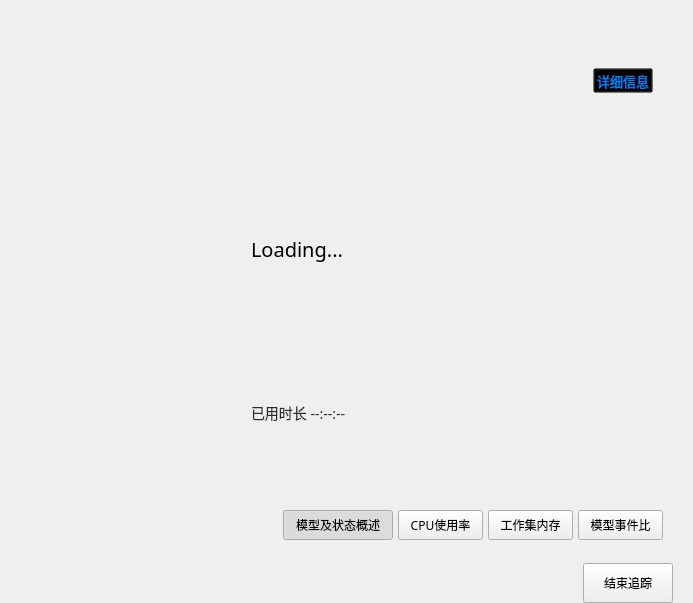
<?xml version="1.0" encoding="UTF-8"?>
<ui version="4.0">
 <class>ModelView</class>
 <widget class="QWidget" name="ModelView">
  <property name="geometry">
   <rect>
    <x>0</x>
    <y>0</y>
    <width>693</width>
    <height>603</height>
   </rect>
  </property>
  <property name="windowTitle">
   <string>ModelView</string>
  </property>
  <property name="styleSheet">
   <string notr="true"/>
  </property>
  <layout class="QVBoxLayout" name="verticalLayout_2">
   <property name="spacing">
    <number>10</number>
   </property>
   <property name="leftMargin">
    <number>10</number>
   </property>
   <property name="topMargin">
    <number>0</number>
   </property>
   <property name="rightMargin">
    <number>20</number>
   </property>
   <property name="bottomMargin">
    <number>0</number>
   </property>
   <item>
    <widget class="QWidget" name="widget_info" native="true">
     <property name="minimumSize">
      <size>
       <width>0</width>
       <height>120</height>
      </size>
     </property>
     <property name="maximumSize">
      <size>
       <width>16777215</width>
       <height>120</height>
      </size>
     </property>
     <property name="styleSheet">
      <string notr="true"/>
     </property>
     <layout class="QGridLayout" name="gridLayout">
      <property name="leftMargin">
       <number>20</number>
      </property>
      <property name="topMargin">
       <number>20</number>
      </property>
      <property name="rightMargin">
       <number>20</number>
      </property>
      <property name="bottomMargin">
       <number>20</number>
      </property>
      <property name="horizontalSpacing">
       <number>20</number>
      </property>
      <property name="verticalSpacing">
       <number>0</number>
      </property>
      <item row="0" column="0" rowspan="2">
       <widget class="QLabel" name="label_info_icon">
        <property name="minimumSize">
         <size>
          <width>70</width>
          <height>70</height>
         </size>
        </property>
        <property name="maximumSize">
         <size>
          <width>70</width>
          <height>70</height>
         </size>
        </property>
        <property name="text">
         <string/>
        </property>
        <property name="scaledContents">
         <bool>true</bool>
        </property>
       </widget>
      </item>
      <item row="0" column="1" colspan="2">
       <widget class="QLabel" name="label_info_name">
        <property name="minimumSize">
         <size>
          <width>0</width>
          <height>30</height>
         </size>
        </property>
        <property name="maximumSize">
         <size>
          <width>16777215</width>
          <height>30</height>
         </size>
        </property>
        <property name="font">
         <font>
          <family>Microsoft YaHei</family>
          <pointsize>-1</pointsize>
         </font>
        </property>
        <property name="styleSheet">
         <string notr="true">QLabel
{
	font-size: 20px;
	color: white;
}</string>
        </property>
        <property name="text">
         <string/>
        </property>
        <property name="textInteractionFlags">
         <set>Qt::NoTextInteraction</set>
        </property>
       </widget>
      </item>
      <item row="1" column="1">
       <widget class="QLabel" name="label_info_path">
        <property name="minimumSize">
         <size>
          <width>0</width>
          <height>25</height>
         </size>
        </property>
        <property name="maximumSize">
         <size>
          <width>16777215</width>
          <height>25</height>
         </size>
        </property>
        <property name="font">
         <font>
          <family>Microsoft YaHei</family>
          <pointsize>-1</pointsize>
         </font>
        </property>
        <property name="styleSheet">
         <string notr="true">QLabel
{
	font-size: 13px;
	color: lightgray;
}</string>
        </property>
        <property name="text">
         <string/>
        </property>
       </widget>
      </item>
      <item row="1" column="2">
       <widget class="QPushButton" name="pushButton_detail">
        <property name="minimumSize">
         <size>
          <width>60</width>
          <height>25</height>
         </size>
        </property>
        <property name="maximumSize">
         <size>
          <width>60</width>
          <height>25</height>
         </size>
        </property>
        <property name="font">
         <font>
          <family>Microsoft YaHei</family>
          <pointsize>-1</pointsize>
         </font>
        </property>
        <property name="cursor">
         <cursorShape>PointingHandCursor</cursorShape>
        </property>
        <property name="styleSheet">
         <string notr="true">QPushButton{color:#0082FF;background:transparent;font-size:13px;}
QPushButton:hover{color:#1F93FF;background:transparent;font-size:13px;}
QPushButton:pressed{color:#007EF5;background:transparent;font-size:13px;}</string>
        </property>
        <property name="text">
         <string>详细信息</string>
        </property>
       </widget>
      </item>
     </layout>
    </widget>
   </item>
   <item>
    <widget class="QWidget" name="widget_data" native="true">
     <layout class="QVBoxLayout" name="verticalLayout">
      <property name="spacing">
       <number>0</number>
      </property>
      <property name="leftMargin">
       <number>10</number>
      </property>
      <property name="topMargin">
       <number>10</number>
      </property>
      <property name="rightMargin">
       <number>10</number>
      </property>
      <property name="bottomMargin">
       <number>10</number>
      </property>
      <item>
       <widget class="QStackedWidget" name="stackedWidget_data_view">
        <property name="styleSheet">
         <string notr="true"/>
        </property>
        <property name="currentIndex">
         <number>0</number>
        </property>
        <widget class="QWidget" name="page_state">
         <layout class="QGridLayout" name="gridLayout_2">
          <property name="leftMargin">
           <number>0</number>
          </property>
          <property name="topMargin">
           <number>0</number>
          </property>
          <property name="rightMargin">
           <number>0</number>
          </property>
          <property name="bottomMargin">
           <number>0</number>
          </property>
          <property name="spacing">
           <number>0</number>
          </property>
          <item row="0" column="0">
           <widget class="QWidget" name="widget_pstate_container" native="true">
            <property name="minimumSize">
             <size>
              <width>600</width>
              <height>200</height>
             </size>
            </property>
            <property name="maximumSize">
             <size>
              <width>600</width>
              <height>200</height>
             </size>
            </property>
            <layout class="QGridLayout" name="gridLayout_3" rowstretch="0,1,0">
             <property name="leftMargin">
              <number>0</number>
             </property>
             <property name="topMargin">
              <number>0</number>
             </property>
             <property name="rightMargin">
              <number>0</number>
             </property>
             <property name="bottomMargin">
              <number>0</number>
             </property>
             <property name="spacing">
              <number>10</number>
             </property>
             <item row="0" column="0" rowspan="3">
              <widget class="QLabel" name="label_pstate_ani">
               <property name="minimumSize">
                <size>
                 <width>200</width>
                 <height>200</height>
                </size>
               </property>
               <property name="maximumSize">
                <size>
                 <width>200</width>
                 <height>200</height>
                </size>
               </property>
               <property name="text">
                <string/>
               </property>
              </widget>
             </item>
             <item row="0" column="1">
              <widget class="QLabel" name="label_pstate_text">
               <property name="minimumSize">
                <size>
                 <width>0</width>
                 <height>50</height>
                </size>
               </property>
               <property name="maximumSize">
                <size>
                 <width>16777215</width>
                 <height>50</height>
                </size>
               </property>
               <property name="font">
                <font>
                 <family>Microsoft YaHei</family>
                 <pointsize>-1</pointsize>
                </font>
               </property>
               <property name="styleSheet">
                <string notr="true">#label_pstate_text{font-size: 20px;}</string>
               </property>
               <property name="text">
                <string>Loading...</string>
               </property>
              </widget>
             </item>
             <item row="1" column="1">
              <widget class="QWidget" name="widget_pstate_items" native="true"/>
             </item>
             <item row="2" column="1">
              <widget class="QLabel" name="label_pstate_elapsedtime">
               <property name="font">
                <font>
                 <family>Microsoft YaHei</family>
                 <pointsize>-1</pointsize>
                </font>
               </property>
               <property name="styleSheet">
                <string notr="true">QLabel
{
	font-size: 14px;
	color: #2c2c2c;
}</string>
               </property>
               <property name="text">
                <string>已用时长 --:--:--</string>
               </property>
              </widget>
             </item>
            </layout>
           </widget>
          </item>
         </layout>
        </widget>
        <widget class="QWidget" name="page_cpu">
         <layout class="QGridLayout" name="gridLayout_4" rowstretch="0,1" columnstretch="0,0,1">
          <property name="leftMargin">
           <number>10</number>
          </property>
          <property name="topMargin">
           <number>10</number>
          </property>
          <property name="rightMargin">
           <number>10</number>
          </property>
          <property name="bottomMargin">
           <number>10</number>
          </property>
          <property name="spacing">
           <number>10</number>
          </property>
          <item row="0" column="0">
           <widget class="QLabel" name="label_pcpu_icon">
            <property name="minimumSize">
             <size>
              <width>30</width>
              <height>30</height>
             </size>
            </property>
            <property name="maximumSize">
             <size>
              <width>30</width>
              <height>30</height>
             </size>
            </property>
            <property name="text">
             <string/>
            </property>
            <property name="pixmap">
             <pixmap>:/AnimismAI/Resource/icon_cpu.png</pixmap>
            </property>
            <property name="scaledContents">
             <bool>true</bool>
            </property>
           </widget>
          </item>
          <item row="0" column="1" colspan="2">
           <widget class="QLabel" name="label_pcpu_text">
            <property name="minimumSize">
             <size>
              <width>0</width>
              <height>30</height>
             </size>
            </property>
            <property name="maximumSize">
             <size>
              <width>16777215</width>
              <height>30</height>
             </size>
            </property>
            <property name="font">
             <font>
              <family>Microsoft YaHei</family>
              <pointsize>-1</pointsize>
             </font>
            </property>
            <property name="styleSheet">
             <string notr="true">QLabel{font-size: 20px;}</string>
            </property>
            <property name="text">
             <string>中央处理器(未知型号)</string>
            </property>
           </widget>
          </item>
          <item row="1" column="0" colspan="2">
           <layout class="QVBoxLayout" name="verticalLayout_3">
            <property name="spacing">
             <number>0</number>
            </property>
            <item>
             <widget class="QLabel" name="label_pcpu_value">
              <property name="minimumSize">
               <size>
                <width>120</width>
                <height>50</height>
               </size>
              </property>
              <property name="maximumSize">
               <size>
                <width>120</width>
                <height>50</height>
               </size>
              </property>
              <property name="font">
               <font>
                <family>Microsoft YaHei</family>
                <pointsize>-1</pointsize>
                <weight>50</weight>
                <bold>false</bold>
               </font>
              </property>
              <property name="styleSheet">
               <string notr="true">QLabel{font-size: 19px;}</string>
              </property>
              <property name="text">
               <string>--</string>
              </property>
              <property name="alignment">
               <set>Qt::AlignCenter</set>
              </property>
             </widget>
            </item>
            <item>
             <widget class="QLabel" name="label_pcpu_suffix">
              <property name="minimumSize">
               <size>
                <width>0</width>
                <height>30</height>
               </size>
              </property>
              <property name="maximumSize">
               <size>
                <width>16777215</width>
                <height>30</height>
               </size>
              </property>
              <property name="font">
               <font>
                <family>Microsoft YaHei</family>
                <pointsize>-1</pointsize>
               </font>
              </property>
              <property name="styleSheet">
               <string notr="true">QLabel{font-size: 19px;}</string>
              </property>
              <property name="text">
               <string>%</string>
              </property>
              <property name="alignment">
               <set>Qt::AlignCenter</set>
              </property>
             </widget>
            </item>
            <item>
             <spacer name="verticalSpacer">
              <property name="orientation">
               <enum>Qt::Vertical</enum>
              </property>
              <property name="sizeHint" stdset="0">
               <size>
                <width>58</width>
                <height>178</height>
               </size>
              </property>
             </spacer>
            </item>
           </layout>
          </item>
          <item row="1" column="2">
           <widget class="QChartView" name="graphicsView_pcpu_chart">
            <property name="frameShape">
             <enum>QFrame::NoFrame</enum>
            </property>
           </widget>
          </item>
         </layout>
        </widget>
        <widget class="QWidget" name="page_ram">
         <layout class="QGridLayout" name="gridLayout_5" rowstretch="0,1" columnstretch="0,0,1">
          <property name="leftMargin">
           <number>10</number>
          </property>
          <property name="topMargin">
           <number>10</number>
          </property>
          <property name="rightMargin">
           <number>10</number>
          </property>
          <property name="bottomMargin">
           <number>10</number>
          </property>
          <property name="spacing">
           <number>10</number>
          </property>
          <item row="0" column="0">
           <widget class="QLabel" name="label_pram_icon">
            <property name="minimumSize">
             <size>
              <width>30</width>
              <height>30</height>
             </size>
            </property>
            <property name="maximumSize">
             <size>
              <width>30</width>
              <height>30</height>
             </size>
            </property>
            <property name="text">
             <string/>
            </property>
            <property name="pixmap">
             <pixmap>:/AnimismAI/Resource/icon_ram.png</pixmap>
            </property>
            <property name="scaledContents">
             <bool>true</bool>
            </property>
           </widget>
          </item>
          <item row="0" column="1" colspan="2">
           <widget class="QLabel" name="label_pram_text">
            <property name="minimumSize">
             <size>
              <width>0</width>
              <height>30</height>
             </size>
            </property>
            <property name="maximumSize">
             <size>
              <width>16777215</width>
              <height>30</height>
             </size>
            </property>
            <property name="font">
             <font>
              <family>Microsoft YaHei</family>
              <pointsize>-1</pointsize>
             </font>
            </property>
            <property name="styleSheet">
             <string notr="true">QLabel{font-size: 20px;}</string>
            </property>
            <property name="text">
             <string>工作集内存(RAM)</string>
            </property>
           </widget>
          </item>
          <item row="1" column="0" colspan="2">
           <layout class="QVBoxLayout" name="verticalLayout_4">
            <property name="spacing">
             <number>0</number>
            </property>
            <item>
             <widget class="QLabel" name="label_pram_value">
              <property name="minimumSize">
               <size>
                <width>120</width>
                <height>50</height>
               </size>
              </property>
              <property name="maximumSize">
               <size>
                <width>120</width>
                <height>50</height>
               </size>
              </property>
              <property name="font">
               <font>
                <family>Microsoft YaHei</family>
                <pointsize>-1</pointsize>
                <weight>50</weight>
                <bold>false</bold>
               </font>
              </property>
              <property name="styleSheet">
               <string notr="true">QLabel{font-size: 19px;}</string>
              </property>
              <property name="text">
               <string>--</string>
              </property>
              <property name="alignment">
               <set>Qt::AlignCenter</set>
              </property>
             </widget>
            </item>
            <item>
             <widget class="QLabel" name="label_pram_suffix">
              <property name="minimumSize">
               <size>
                <width>0</width>
                <height>30</height>
               </size>
              </property>
              <property name="maximumSize">
               <size>
                <width>16777215</width>
                <height>30</height>
               </size>
              </property>
              <property name="font">
               <font>
                <family>Microsoft YaHei</family>
                <pointsize>-1</pointsize>
               </font>
              </property>
              <property name="styleSheet">
               <string notr="true">QLabel{font-size: 19px;}</string>
              </property>
              <property name="text">
               <string>K</string>
              </property>
              <property name="alignment">
               <set>Qt::AlignCenter</set>
              </property>
             </widget>
            </item>
            <item>
             <spacer name="verticalSpacer_2">
              <property name="orientation">
               <enum>Qt::Vertical</enum>
              </property>
              <property name="sizeHint" stdset="0">
               <size>
                <width>88</width>
                <height>201</height>
               </size>
              </property>
             </spacer>
            </item>
           </layout>
          </item>
          <item row="1" column="2">
           <widget class="QChartView" name="graphicsView_pram_chart">
            <property name="frameShape">
             <enum>QFrame::NoFrame</enum>
            </property>
           </widget>
          </item>
         </layout>
        </widget>
        <widget class="QWidget" name="page_event">
         <layout class="QGridLayout" name="gridLayout_6" rowstretch="0,1" columnstretch="0,0,1">
          <property name="leftMargin">
           <number>10</number>
          </property>
          <property name="topMargin">
           <number>10</number>
          </property>
          <property name="rightMargin">
           <number>10</number>
          </property>
          <property name="bottomMargin">
           <number>10</number>
          </property>
          <property name="spacing">
           <number>10</number>
          </property>
          <item row="0" column="0">
           <widget class="QLabel" name="label_pevent_icon">
            <property name="minimumSize">
             <size>
              <width>30</width>
              <height>30</height>
             </size>
            </property>
            <property name="maximumSize">
             <size>
              <width>30</width>
              <height>30</height>
             </size>
            </property>
            <property name="text">
             <string/>
            </property>
            <property name="pixmap">
             <pixmap>:/AnimismAI/Resource/icon_count.png</pixmap>
            </property>
            <property name="scaledContents">
             <bool>true</bool>
            </property>
           </widget>
          </item>
          <item row="0" column="1" colspan="2">
           <widget class="QLabel" name="label_pevent_text">
            <property name="minimumSize">
             <size>
              <width>0</width>
              <height>30</height>
             </size>
            </property>
            <property name="maximumSize">
             <size>
              <width>16777215</width>
              <height>30</height>
             </size>
            </property>
            <property name="font">
             <font>
              <family>Microsoft YaHei</family>
              <pointsize>-1</pointsize>
             </font>
            </property>
            <property name="styleSheet">
             <string notr="true">QLabel{font-size: 20px;}</string>
            </property>
            <property name="text">
             <string>Animism Engine 事件采集记录器</string>
            </property>
           </widget>
          </item>
          <item row="1" column="0" colspan="2">
           <layout class="QVBoxLayout" name="verticalLayout_5">
            <property name="spacing">
             <number>0</number>
            </property>
            <item>
             <widget class="QLabel" name="label_pevent_value">
              <property name="minimumSize">
               <size>
                <width>120</width>
                <height>50</height>
               </size>
              </property>
              <property name="maximumSize">
               <size>
                <width>120</width>
                <height>50</height>
               </size>
              </property>
              <property name="font">
               <font>
                <family>Microsoft YaHei</family>
                <pointsize>-1</pointsize>
                <weight>50</weight>
                <bold>false</bold>
               </font>
              </property>
              <property name="styleSheet">
               <string notr="true">QLabel{font-size: 19px;}</string>
              </property>
              <property name="text">
               <string>--</string>
              </property>
              <property name="alignment">
               <set>Qt::AlignCenter</set>
              </property>
             </widget>
            </item>
            <item>
             <widget class="QLabel" name="label_pevent_suffix">
              <property name="minimumSize">
               <size>
                <width>0</width>
                <height>30</height>
               </size>
              </property>
              <property name="maximumSize">
               <size>
                <width>16777215</width>
                <height>30</height>
               </size>
              </property>
              <property name="font">
               <font>
                <family>Microsoft YaHei</family>
                <pointsize>-1</pointsize>
               </font>
              </property>
              <property name="styleSheet">
               <string notr="true">QLabel{font-size: 19px;}</string>
              </property>
              <property name="text">
               <string>次/秒</string>
              </property>
              <property name="alignment">
               <set>Qt::AlignCenter</set>
              </property>
             </widget>
            </item>
            <item>
             <spacer name="verticalSpacer_3">
              <property name="orientation">
               <enum>Qt::Vertical</enum>
              </property>
              <property name="sizeHint" stdset="0">
               <size>
                <width>20</width>
                <height>168</height>
               </size>
              </property>
             </spacer>
            </item>
           </layout>
          </item>
          <item row="1" column="2">
           <widget class="QChartView" name="graphicsView_pevent_chart">
            <property name="frameShape">
             <enum>QFrame::NoFrame</enum>
            </property>
           </widget>
          </item>
         </layout>
        </widget>
       </widget>
      </item>
      <item>
       <widget class="QWidget" name="widget" native="true">
        <property name="minimumSize">
         <size>
          <width>0</width>
          <height>35</height>
         </size>
        </property>
        <property name="maximumSize">
         <size>
          <width>16777215</width>
          <height>35</height>
         </size>
        </property>
        <layout class="QHBoxLayout" name="horizontalLayout_3">
         <property name="spacing">
          <number>5</number>
         </property>
         <property name="leftMargin">
          <number>0</number>
         </property>
         <property name="topMargin">
          <number>0</number>
         </property>
         <property name="rightMargin">
          <number>0</number>
         </property>
         <property name="bottomMargin">
          <number>0</number>
         </property>
         <item>
          <spacer name="horizontalSpacer">
           <property name="orientation">
            <enum>Qt::Horizontal</enum>
           </property>
           <property name="sizeHint" stdset="0">
            <size>
             <width>361</width>
             <height>20</height>
            </size>
           </property>
          </spacer>
         </item>
         <item>
          <widget class="IconButton" name="pushButton_state">
           <property name="minimumSize">
            <size>
             <width>110</width>
             <height>30</height>
            </size>
           </property>
           <property name="maximumSize">
            <size>
             <width>110</width>
             <height>30</height>
            </size>
           </property>
           <property name="font">
            <font>
             <family>Microsoft YaHei</family>
            </font>
           </property>
           <property name="cursor">
            <cursorShape>PointingHandCursor</cursorShape>
           </property>
           <property name="text">
            <string>模型及状态概述</string>
           </property>
           <property name="checkable">
            <bool>true</bool>
           </property>
           <property name="checked">
            <bool>true</bool>
           </property>
          </widget>
         </item>
         <item>
          <widget class="IconButton" name="pushButton_cpu">
           <property name="minimumSize">
            <size>
             <width>85</width>
             <height>30</height>
            </size>
           </property>
           <property name="maximumSize">
            <size>
             <width>85</width>
             <height>30</height>
            </size>
           </property>
           <property name="font">
            <font>
             <family>Microsoft YaHei</family>
            </font>
           </property>
           <property name="cursor">
            <cursorShape>PointingHandCursor</cursorShape>
           </property>
           <property name="text">
            <string>CPU使用率</string>
           </property>
           <property name="checkable">
            <bool>true</bool>
           </property>
          </widget>
         </item>
         <item>
          <widget class="IconButton" name="pushButton_ram">
           <property name="minimumSize">
            <size>
             <width>85</width>
             <height>30</height>
            </size>
           </property>
           <property name="maximumSize">
            <size>
             <width>85</width>
             <height>30</height>
            </size>
           </property>
           <property name="font">
            <font>
             <family>Microsoft YaHei</family>
            </font>
           </property>
           <property name="cursor">
            <cursorShape>PointingHandCursor</cursorShape>
           </property>
           <property name="text">
            <string>工作集内存</string>
           </property>
           <property name="checkable">
            <bool>true</bool>
           </property>
          </widget>
         </item>
         <item>
          <widget class="IconButton" name="pushButton_event">
           <property name="minimumSize">
            <size>
             <width>85</width>
             <height>30</height>
            </size>
           </property>
           <property name="maximumSize">
            <size>
             <width>85</width>
             <height>30</height>
            </size>
           </property>
           <property name="font">
            <font>
             <family>Microsoft YaHei</family>
            </font>
           </property>
           <property name="cursor">
            <cursorShape>PointingHandCursor</cursorShape>
           </property>
           <property name="text">
            <string>模型事件比</string>
           </property>
           <property name="checkable">
            <bool>true</bool>
           </property>
          </widget>
         </item>
        </layout>
       </widget>
      </item>
     </layout>
    </widget>
   </item>
   <item>
    <layout class="QHBoxLayout" name="horizontalLayout_2">
     <property name="spacing">
      <number>10</number>
     </property>
     <item>
      <spacer name="horizontalSpacer_2">
       <property name="orientation">
        <enum>Qt::Horizontal</enum>
       </property>
       <property name="sizeHint" stdset="0">
        <size>
         <width>568</width>
         <height>20</height>
        </size>
       </property>
      </spacer>
     </item>
     <item>
      <widget class="IconButton" name="pushButton_model_control">
       <property name="minimumSize">
        <size>
         <width>90</width>
         <height>40</height>
        </size>
       </property>
       <property name="maximumSize">
        <size>
         <width>90</width>
         <height>40</height>
        </size>
       </property>
       <property name="cursor">
        <cursorShape>PointingHandCursor</cursorShape>
       </property>
       <property name="text">
        <string>结束追踪</string>
       </property>
      </widget>
     </item>
    </layout>
   </item>
  </layout>
 </widget>
 <layoutdefault spacing="6" margin="11"/>
 <customwidgets>
  <customwidget>
   <class>IconButton</class>
   <extends>QPushButton</extends>
   <header>IconButton.h</header>
  </customwidget>
  <customwidget>
   <class>QChartView</class>
   <extends>QGraphicsView</extends>
   <header>QtCharts</header>
  </customwidget>
 </customwidgets>
 <resources>
  <include location="Animism.qrc"/>
  <include location="AnimismAI.qrc"/>
 </resources>
 <connections/>
</ui>
